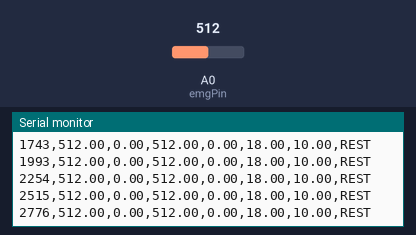
This sketch was run on a simulated Arduino Uno, built with avr-gcc and run on an emulated ATmega328P. On the bench: the last lines printed to the serial monitor. Inputs (shaded band) come from the test bench; at power-on: A0 (emgPin) = 512.

Above: at 2.9 s.
3.0 s: A0 (emgPin) set to 542
At 3.22 s:
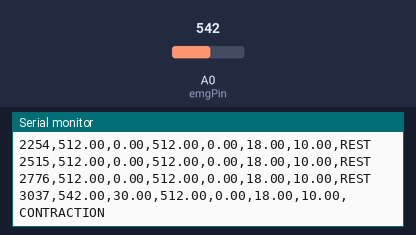
4.7 s: A0 (emgPin) set to 511
At 4.78 s:
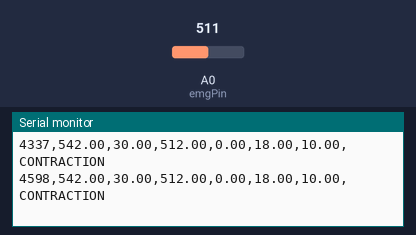
Timing chart, 0 to 7.7 s (numbered marks = the images above; inputs shaded):
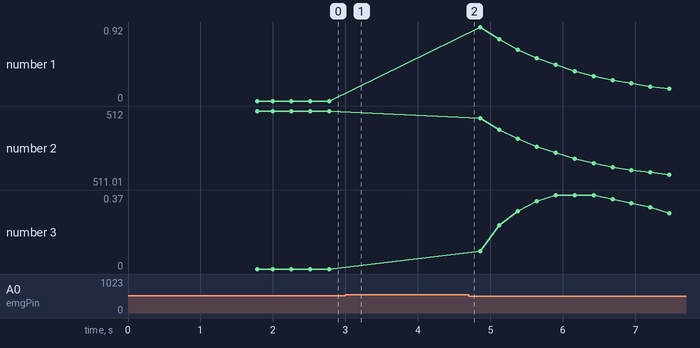

The sketch:

EMG_test.ino
```cpp
const int emgPin = A0;

// ---------- Sampling and printing ----------
const int samplesPerWindow = 25;              // Window for RMS
const unsigned long printInterval = 250;      // Serial Monitor update interval (ms)

// ---------- Initial calibration ----------
const int calibrationSamples = 500;           // Initial resting samples
const int sampleDelayMs = 1;                  // Delay between samples

// ---------- Adaptive threshold parameters ----------
const float highMultiplier = 3.5;             // High threshold = noiseFloor * highMultiplier
const float lowMultiplier  = 2.2;             // Low threshold  = noiseFloor * lowMultiplier

const float minThresholdHigh = 18.0;          // Safety minimums
const float minThresholdLow  = 10.0;

// ---------- Baseline adaptation ----------
const float baselineAlpha = 0.02;             // Slow baseline adaptation in rest
const float noiseAlpha    = 0.02;             // Slow noise floor adaptation in rest
const float restUpdateFactor = 1.2;           // Update baseline only if rms < thresholdLow * factor

// ---------- State variables ----------
float baseline = 0.0;
float noiseFloor = 0.0;
float thresholdHigh = 0.0;
float thresholdLow = 0.0;

bool contractionState = false;
unsigned long lastPrintTime = 0;

// -----------------------------------------------------------------------------
// Helper: max for float
float maxFloat(float a, float b) {
  return (a > b) ? a : b;
}

// -----------------------------------------------------------------------------
// Initial calibration at rest
void calibrateEMG() {
  long sum = 0;
  long sumSq = 0;

  for (int i = 0; i < calibrationSamples; i++) {
    int raw = analogRead(emgPin);
    sum += raw;
    sumSq += (long)raw * raw;
    delay(sampleDelayMs);
  }

  float mean = (float)sum / calibrationSamples;
  float meanSq = (float)sumSq / calibrationSamples;
  float variance = meanSq - (mean * mean);

  if (variance < 0) variance = 0;

  baseline = mean;
  noiseFloor = sqrt(variance);

  // Adaptive thresholds with minimum safety values
  thresholdHigh = maxFloat(noiseFloor * highMultiplier, minThresholdHigh);
  thresholdLow  = maxFloat(noiseFloor * lowMultiplier,  minThresholdLow);
}

// -----------------------------------------------------------------------------
// Read one RMS window
void readEMGWindow(float &rawAvg, float &emgRms) {
  long rawSum = 0;
  float sqDiffSum = 0.0;

  for (int i = 0; i < samplesPerWindow; i++) {
    int raw = analogRead(emgPin);
    rawSum += raw;

    float diff = raw - baseline;
    sqDiffSum += diff * diff;

    delay(sampleDelayMs);
  }

  rawAvg = (float)rawSum / samplesPerWindow;
  emgRms = sqrt(sqDiffSum / samplesPerWindow);
}

// -----------------------------------------------------------------------------
// Update baseline and noise floor slowly when the muscle seems to be at rest
void updateAdaptiveReference(float rawAvg, float emgRms) {
  // Only adapt if the signal looks like rest
  if (!contractionState && emgRms < (thresholdLow * restUpdateFactor)) {
    baseline = (1.0 - baselineAlpha) * baseline + baselineAlpha * rawAvg;
    noiseFloor = (1.0 - noiseAlpha) * noiseFloor + noiseAlpha * emgRms;

    thresholdHigh = maxFloat(noiseFloor * highMultiplier, minThresholdHigh);
    thresholdLow  = maxFloat(noiseFloor * lowMultiplier,  minThresholdLow);
  }
}

// -----------------------------------------------------------------------------
// Update contraction state with hysteresis
void updateState(float emgRms) {
  if (!contractionState && emgRms > thresholdHigh) {
    contractionState = true;
  }
  else if (contractionState && emgRms < thresholdLow) {
    contractionState = false;
  }
}

// -----------------------------------------------------------------------------
void setup() {
  Serial.begin(9600);
  delay(1000);

  Serial.println("EMG final base - starting calibration");
  Serial.println("Keep the muscle relaxed...");

  calibrateEMG();

  Serial.println("Calibration completed");
  Serial.print("Initial baseline: ");
  Serial.println(baseline, 2);
  Serial.print("Initial noiseFloor: ");
  Serial.println(noiseFloor, 2);
  Serial.print("Initial thresholdHigh: ");
  Serial.println(thresholdHigh, 2);
  Serial.print("Initial thresholdLow: ");
  Serial.println(thresholdLow, 2);

  Serial.println("time_ms,raw_avg,emg_rms,baseline,noise_floor,threshold_high,threshold_low,state");
}

// -----------------------------------------------------------------------------
void loop() {
  float rawAvg = 0.0;
  float emgRms = 0.0;

  readEMGWindow(rawAvg, emgRms);
  updateState(emgRms);
  updateAdaptiveReference(rawAvg, emgRms);

  unsigned long currentTime = millis();

  if (currentTime - lastPrintTime >= printInterval) {
    lastPrintTime = currentTime;

    Serial.print(currentTime);
    Serial.print(",");
    Serial.print(rawAvg, 2);
    Serial.print(",");
    Serial.print(emgRms, 2);
    Serial.print(",");
    Serial.print(baseline, 2);
    Serial.print(",");
    Serial.print(noiseFloor, 2);
    Serial.print(",");
    Serial.print(thresholdHigh, 2);
    Serial.print(",");
    Serial.print(thresholdLow, 2);
    Serial.print(",");
    Serial.println(contractionState ? "CONTRACTION" : "REST");
  }
}
```

Measured:
- the behaviour switches between 530 and 531 on A0 (emgPin) (found by bisection; images 0 and 1)
- after the input at 3.0 s, the serial monitor: prints a new line at once (image 1)
- plotted number 1: 0 → 0.01 after the input at 4.7 s
- plotted number 2: 512 → 511.01 after the input at 4.7 s
- plotted number 3: 0 → 0.03 after the input at 4.7 s
